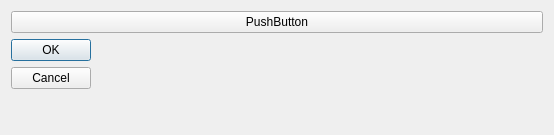
<?xml version="1.0" encoding="UTF-8"?>
<ui version="4.0">
 <class>TestWindow</class>
 <widget class="QDialog" name="TestWindow">
  <property name="geometry">
   <rect>
    <x>0</x>
    <y>0</y>
    <width>554</width>
    <height>135</height>
   </rect>
  </property>
  <property name="windowTitle">
   <string>Dialog</string>
  </property>
  <layout class="QVBoxLayout" name="verticalLayout">
   <item>
    <widget class="QPushButton" name="test_btn">
     <property name="text">
      <string>PushButton</string>
     </property>
    </widget>
   </item>
   <item>
    <widget class="QDialogButtonBox" name="buttonBox">
     <property name="orientation">
      <enum>Qt::Vertical</enum>
     </property>
     <property name="standardButtons">
      <set>QDialogButtonBox::Cancel|QDialogButtonBox::Ok</set>
     </property>
    </widget>
   </item>
  </layout>
 </widget>
 <resources/>
 <connections>
  <connection>
   <sender>buttonBox</sender>
   <signal>accepted()</signal>
   <receiver>TestWindow</receiver>
   <slot>accept()</slot>
   <hints>
    <hint type="sourcelabel">
     <x>248</x>
     <y>254</y>
    </hint>
    <hint type="destinationlabel">
     <x>157</x>
     <y>274</y>
    </hint>
   </hints>
  </connection>
  <connection>
   <sender>buttonBox</sender>
   <signal>rejected()</signal>
   <receiver>TestWindow</receiver>
   <slot>reject()</slot>
   <hints>
    <hint type="sourcelabel">
     <x>316</x>
     <y>260</y>
    </hint>
    <hint type="destinationlabel">
     <x>286</x>
     <y>274</y>
    </hint>
   </hints>
  </connection>
 </connections>
</ui>
